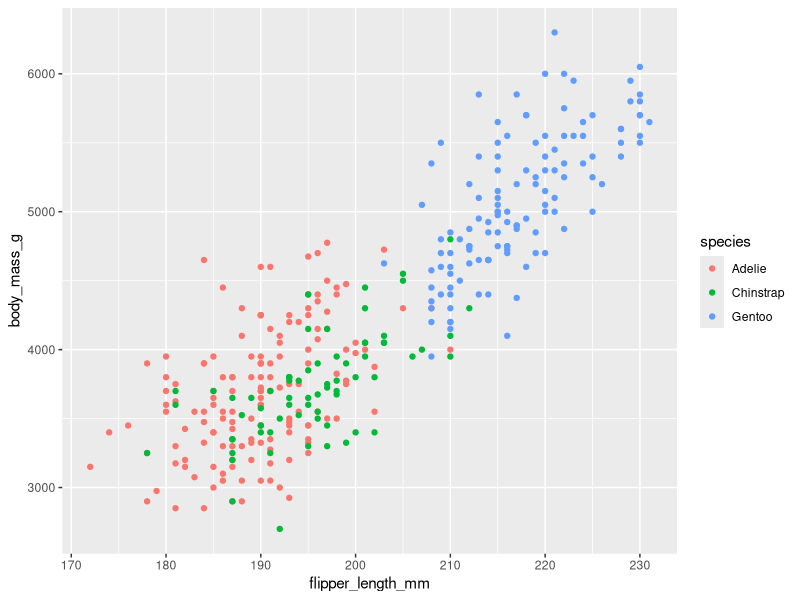
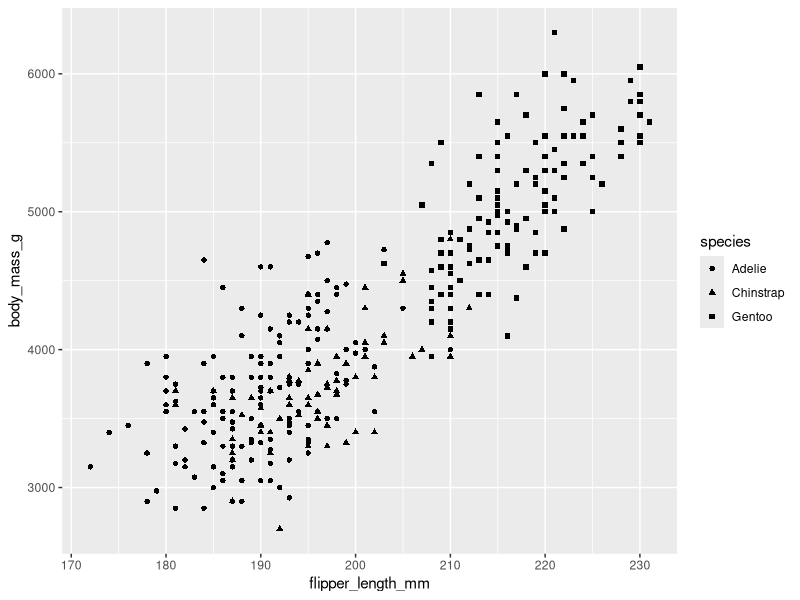
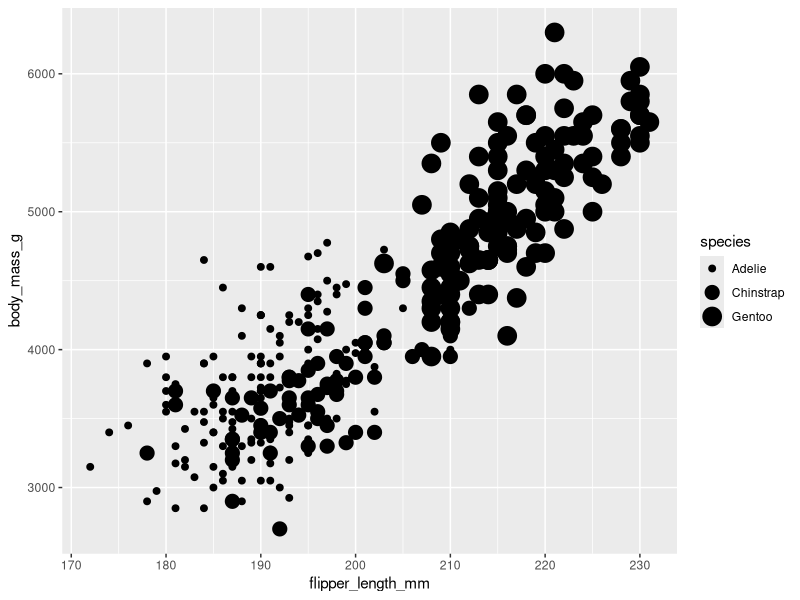
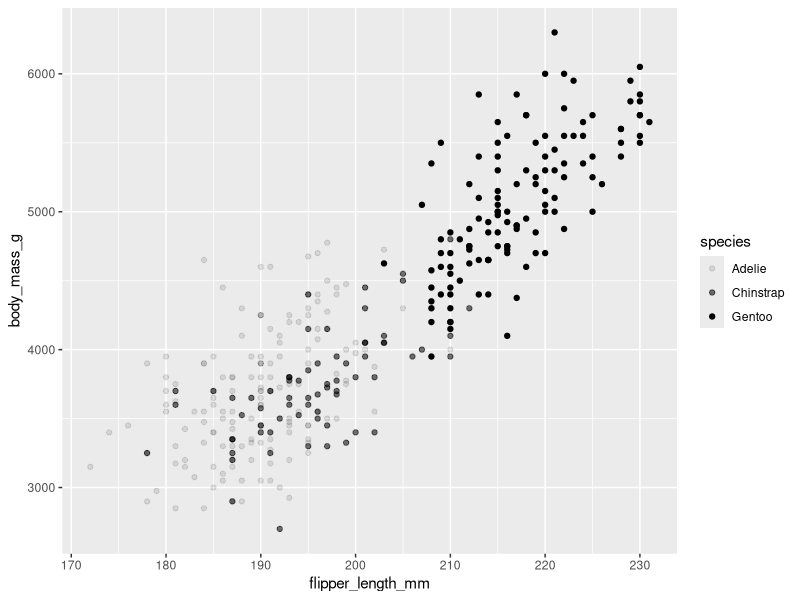
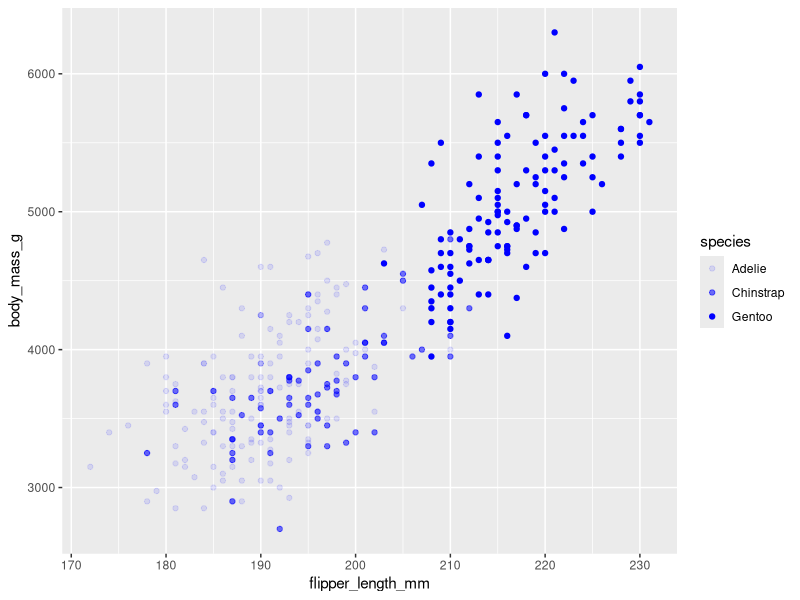

The R source for these figures, in order:
library(ggplot2)
library(palmerpenguins)

# diferencia pelas cores
ggplot(data=penguins) + 
  geom_point(mapping=aes(x=flipper_length_mm,y=body_mass_g,color = species))

# diferencia pelas formas
ggplot(data=penguins) + 
  geom_point(mapping=aes(x=flipper_length_mm,y=body_mass_g,shape = species))

# diferencia pelos tamanhos
ggplot(data=penguins) + 
  geom_point(mapping=aes(x=flipper_length_mm,y=body_mass_g,size = species))

# diferencia pela transparencua
ggplot(data=penguins) + 
  geom_point(mapping=aes(x=flipper_length_mm,y=body_mass_g,alpha = species))

# atribuindo um valor especifico ao aesthetic color:
ggplot(data=penguins) + 
  geom_point(mapping=aes(x=flipper_length_mm,y=body_mass_g, alpha=species),color = "blue")
